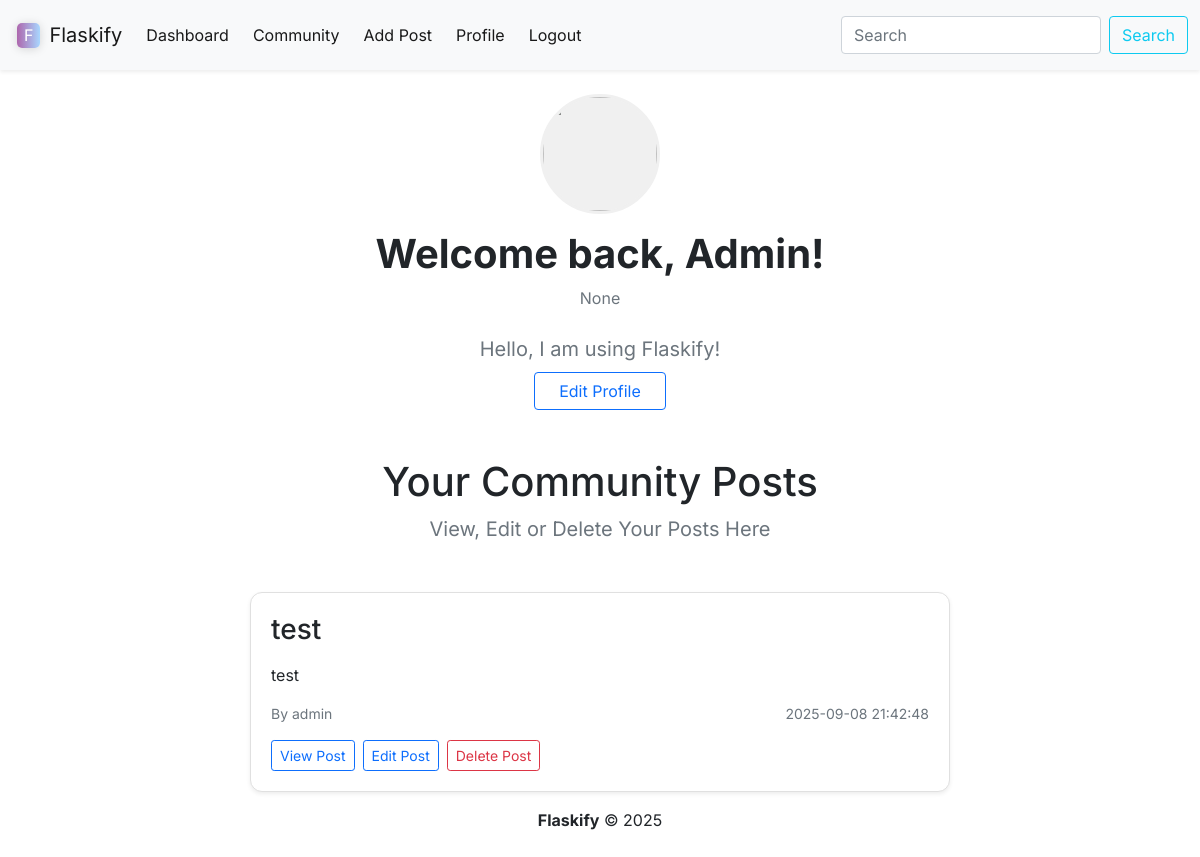
The page /profile (signed in) on the database as committed earlier.
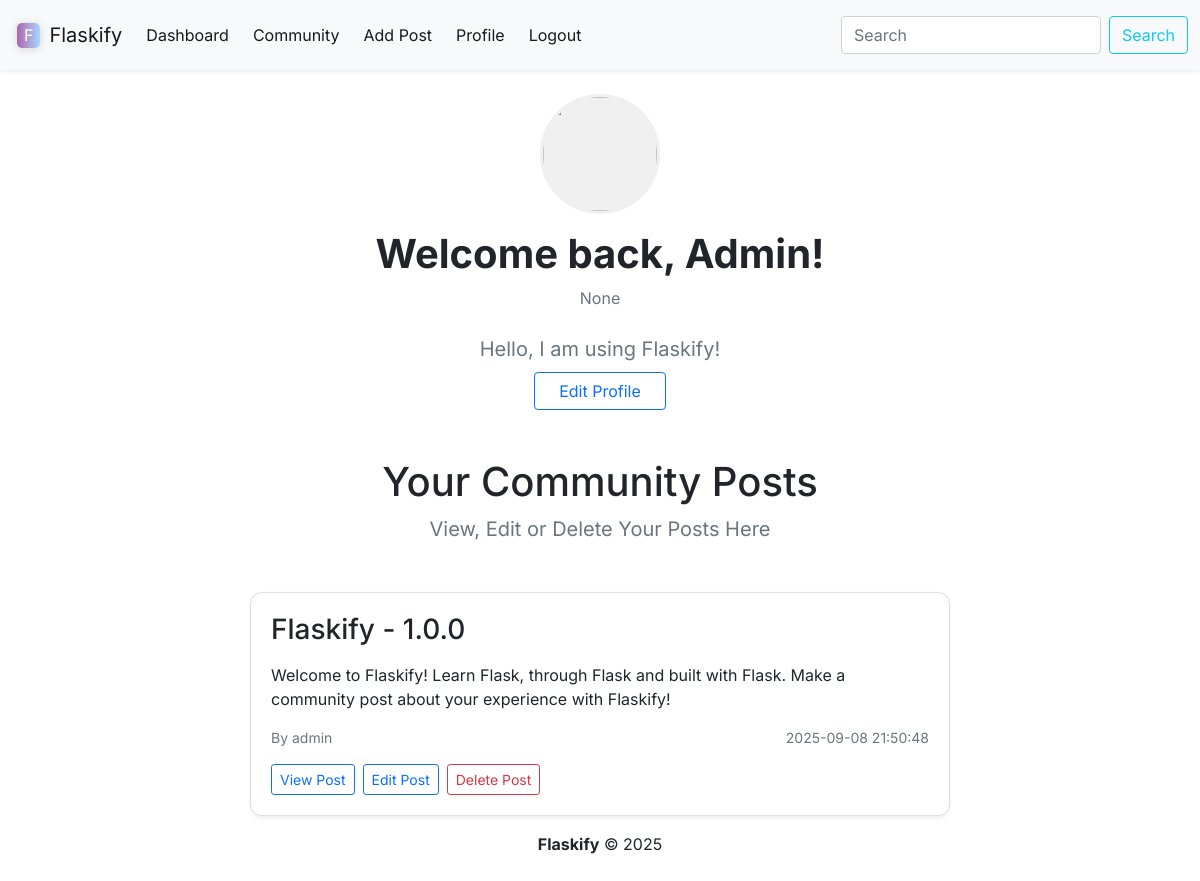
The same page on the database as committed later.
### models.py (models this page shows)
class Posts(db.Model):
    id = db.Column(db.Integer, primary_key=True)
    title = db.Column(db.String(999))
    content = db.Column(db.Text)
    author = db.Column(db.String(999))
    date_posted = db.Column(db.DateTime, default=datetime.now(timezone.utc))
    slug = db.Column(db.String(255))
    user_id = db.Column(db.Integer)

### app.py (the view)
@app.route('/profile')
@login_required
def profile():
    posts = (Posts.query
             .filter_by(user_id = current_user.id)
             .order_by(Posts.date_posted.desc())
             .all())
    return render_template("profile.html", current_user=current_user, posts=posts)

### web_forms.py
class SearchForm(FlaskForm):
    searched = StringField("Searched", validators=[DataRequired()])
    submit = SubmitField("Submit")

### app.py (called while the page is built)
@app.context_processor
def base():
    form = SearchForm()
    return dict(form=form)

@login_manager.user_loader
def load_user(user_id):
    return Users.query.get(int(user_id))

### templates/profile.html (shortened to what this page needs)
{% extends 'base.html' %}
{% block navigation_items %}
    {% include 'components/nav_component.html' %}
{% endblock %}
{% block section %}
  <div class="d-flex flex-column align-items-center text-center font-for-text mb-5">
    <div class="profile-pic-wrapper mb-3">
      <img src="{{ current_user.profile_pic }}">
    </div>
    <h1 class="fw-bold">Welcome back, {{ current_user.name.title() }}!</h1>
    <p class="text-secondary mb-4">{{ current_user.aspiring_job }}</p>
    <p class="text-muted fs-5 mb-2">{{ current_user.bio }}</p>
    <a href="{{ url_for('update', id=current_user.id) }}" class="btn btn-outline-primary px-4">
      Edit Profile
    </a>
  </div>
  <div class="text-center mb-5">
    <h1 class="font-for-text">Your Community Posts</h1>
    <p class="font-for-text text-muted fs-5">View, Edit or Delete Your Posts Here</p>
  </div>
  <div class="d-flex flex-column align-items-center gap-4 font-for-text">
    {% for post in posts %}
      <div class="post-container-styling bg-white shadow-sm">
        <h3 class="fw-semibold mb-2">{{ post.title }}</h3>
        <p class="fs-5 text-secondary mb-3">{{ post.content|safe }}</p>
        <div class="d-flex justify-content-between text-muted small mb-3">
          <span>By {{ post.author }}</span>
          <span>{{ post.date_posted.strftime("%Y-%m-%d %H:%M:%S") }}</span>
        </div>
        <div class="d-flex flex-row gap-2">
            <div class="">
                <a class="btn btn-sm btn-outline-primary" href="{{ url_for('post', id=post.id) }}">
                    View Post
                </a>
            </div>
            <div class="">
                <a class="btn btn-sm btn-outline-primary" href="{{ url_for('edit_post', id=post.id) }}">
                    Edit Post
                </a>
            </div>
            <div class="">
                <a class="btn btn-sm btn-outline-danger" href="{{ url_for('delete_post', id=post.id) }}">
                    Delete Post
                </a>
            </div>
        </div>
      </div>
    {% endfor %}
  </div>
{% endblock %}

Rows that differ between the two databases and show on the page:
removed Posts: title "test", content "test", author "admin", date_posted "2025-09-08 21:42:48"
added Posts: title "Flaskify - 1.0.0", content "Welcome to Flaskify! Learn Flask, through Flask and built with Flask. Make a community post about your experience with Flaskify!", author "admin", date_posted "2025-09-08 21:50:48"
